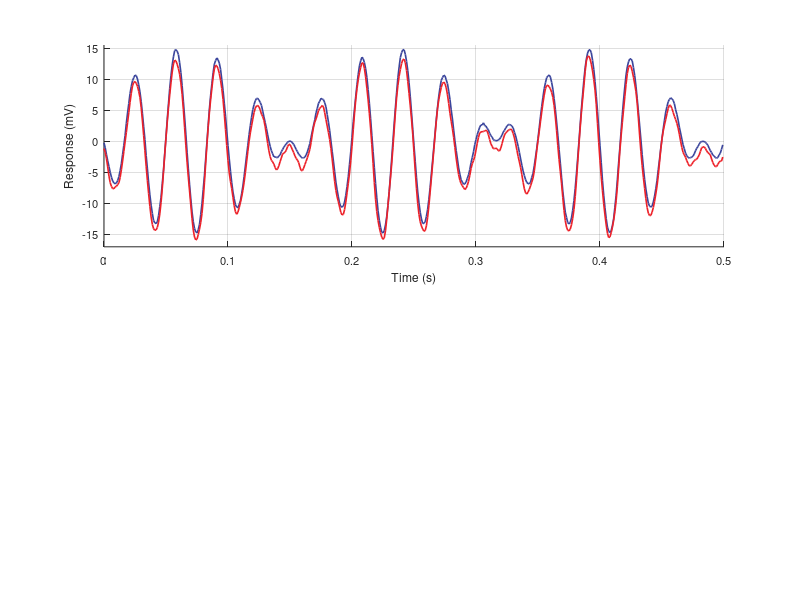

This chart was generated by the following MATLAB code: (Note: this script raises an error after producing the figure.)
close all
clear

input_curve = load('./data/Input_unknown.txt');
track_input = load('./data/KF_track_in.txt');
time_axis = linspace(0, (length(input_curve)-1)*1e-3, length(input_curve));

% Convert the hexadecimal color code to RGB values
track_color = [237, 33, 41] / 255; % RGB values for #ED2129
input_color = [0.23, 0.27, 0.61];

% Create figure (a)
figure('Units', 'centimeters', 'Position', [2, 2, 14, 10]); % Adjust the figure size and position
subplot(2, 1, 1);
hold on; % Enable holding multiple plots in the same subplot
plot(time_axis, input_curve, 'Color', input_color, 'LineWidth', 1.5); % Plot the input_curve with a linewidth of 2
plot(time_axis, track_input, 'Color', track_color, 'LineWidth', 1.5);

hold off; % Disable holding multiple plots in the subplot

% Add labels and title to the subplot
xlabel('Time (s)', 'FontSize', 10); % Adjust font size
ylabel('Response (mV)', 'FontSize', 10); % Adjust font size


% Add grid to the subplot
grid on;

% Set y-axis limits in the subplot
ylim([-17, 15.5]);

% Adjust the tick labels font size in the subplot
set(gca, 'FontSize', 8);

% Adjust the line widths for better visibility in print
set(findobj(gca, 'Type', 'Line'), 'LineWidth', 1.2);

% Adjust the axes properties
ax = gca;
ax.LineWidth = 0.8;
ax.Box = 'on';

% Create figure (b)
subplot(2, 1, 2);
measure_curve = load('./data/Measure_unknown.txt');
track_measure = load('./data/KF_track_unknown_measure.txt');


hold on; % Enable holding multiple plots in the same subplot
plot(time_axis, track_measure, 'Color', track_color, 'LineWidth', 1.5); % Plot the track_input with a linewidth of 2
scatter(time_axis(1:3:end), measure_curve(1:3:end), 'MarkerFaceColor', input_color, 'MarkerEdgeColor', input_color, 'SizeData', 8); % Plot the scatter points
hold off; % Disable holding multiple plots in the subplot

% Add labels and title to the subplot
xlabel('Time (s)', 'FontSize', 10); % Adjust font size
ylabel('Response (mV)', 'FontSize', 10); % Adjust font size


% Add grid to the subplot
grid on;

% Set y-axis limits in the subplot
ylim([-24, 21]);

% Adjust the tick labels font size in the subplot
set(gca, 'FontSize', 8);

% Adjust the line widths for better visibility in print
set(findobj(gca, 'Type', 'Line'), 'LineWidth', 1.2);

% Adjust the axes properties
ax = gca;
ax.LineWidth = 0.8;
ax.Box = 'on';

% Save the figure as high-resolution images for the scientific paper
print('plot_track_dynamic', '-dpng', '-r600'); % Specify the desired image format and resolution

